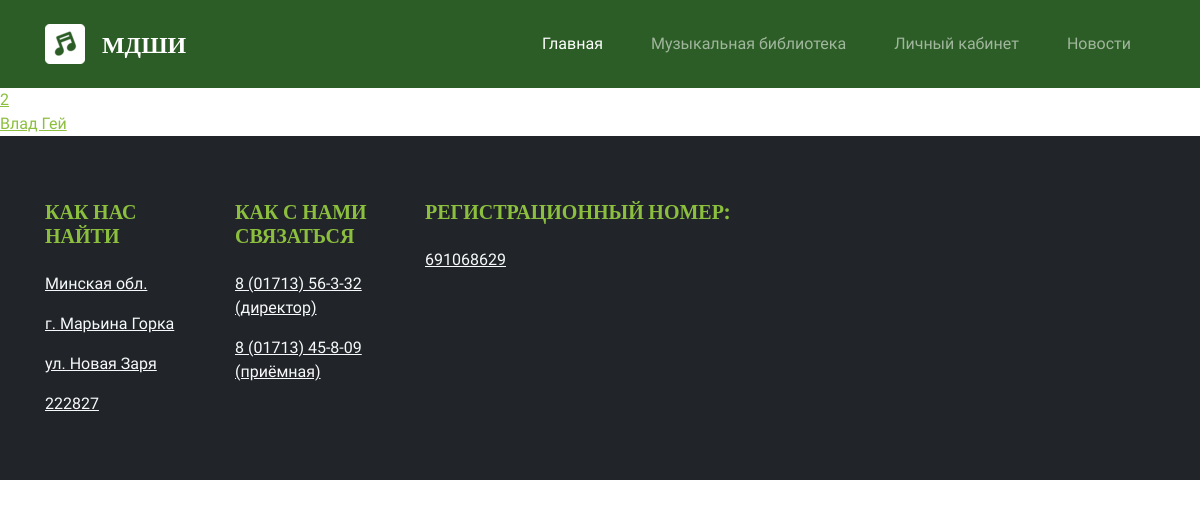
The app's page /music-library, older data.
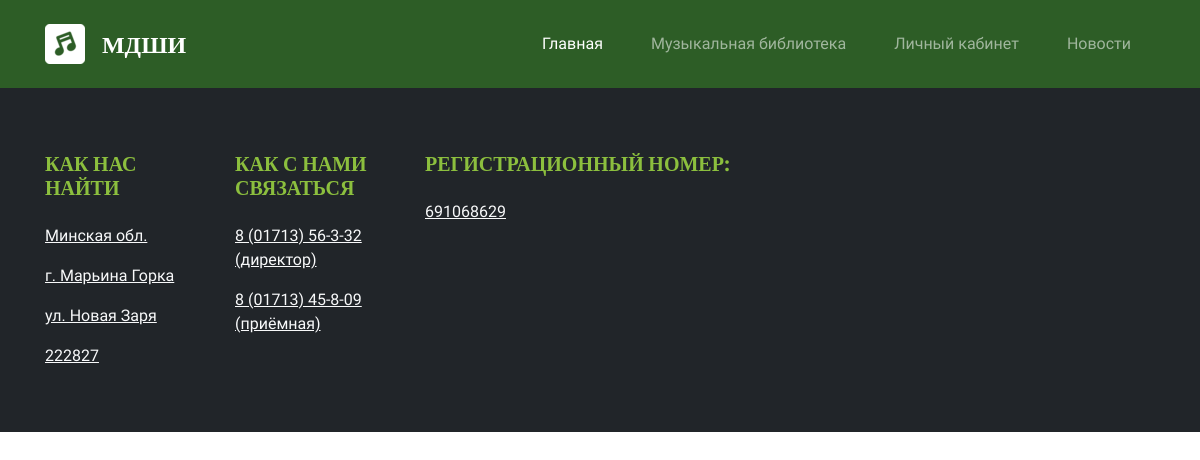
The same page, newer data.
### base/models.py (models this page shows, shortened)
class File(models.Model):
    file_name = models.CharField(max_length=75, default='default_name')
    file_upload = models.FileField(upload_to='library')

### base/views.py (the view)
# urls.py: path('music-library', views.musicLib, name = 'music-library'),
def musicLib(request):
    files = File.objects.all()
    context = {'files':files}
    return render(request, 'base/music_library.html', context)

### base/templates/base/music_library.html (shortened to what this page needs)
{% extends 'main.html' %}
{% block content %}
    {% for file in files  %}
        <div>
        <a href="{% url 'file-download' file.id %}" download>{{ file.file_name }}</a>
        </div>
    {% endfor %}
{% endblock content %}

Row changes from the older to the newer data that the page shows:
removed File: file_name "2"
removed File: file_name "Влад Гей"
